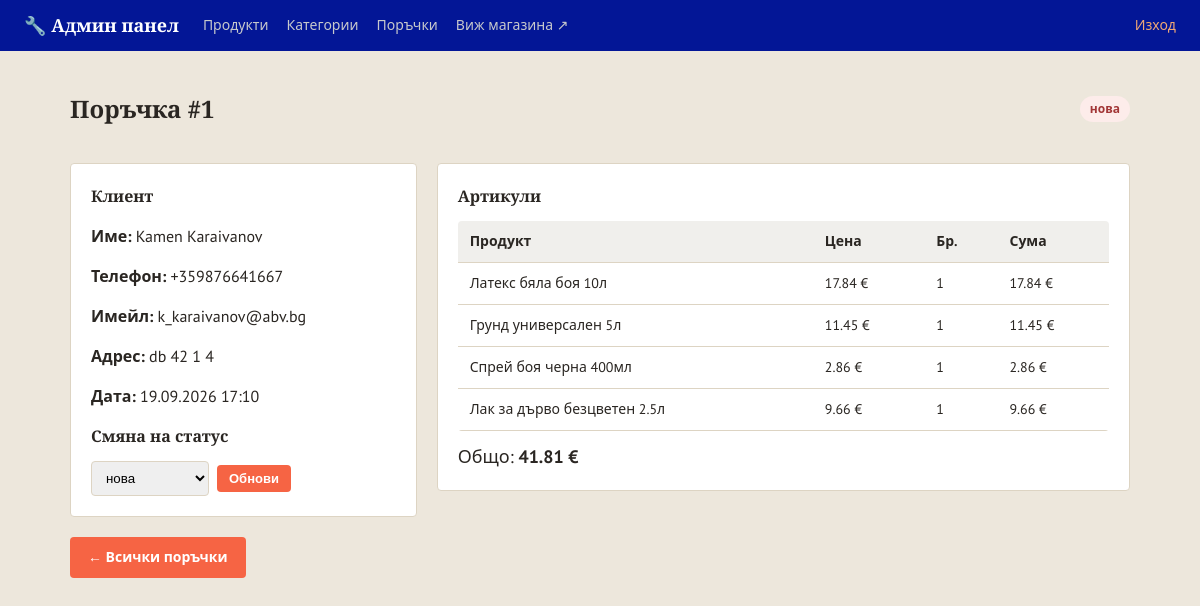
Before: /admin/orders/1 (signed in) with the older database file.
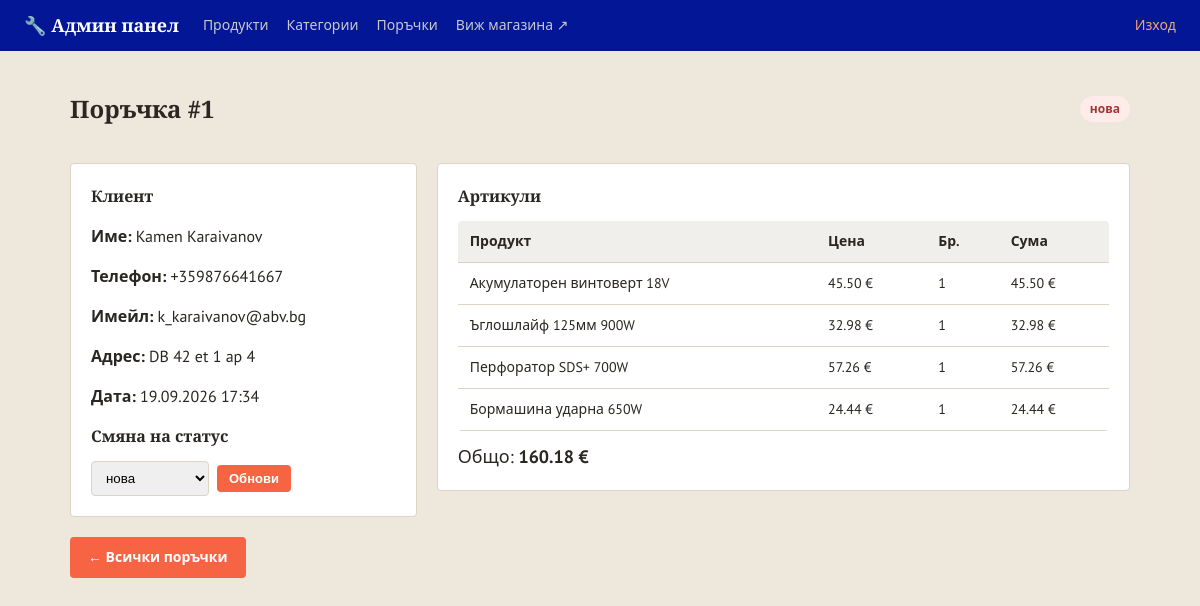
After: the same page with the newer database file.
### models.py (models this page shows)
class Order(db.Model):
    __tablename__ = 'orders'
    STATUSES = ['нова', 'в обработка', 'изпратена', 'завършена', 'отказана']
    id = db.Column(db.Integer, primary_key=True)
    customer_name = db.Column(db.String(150), nullable=False)
    phone = db.Column(db.String(50), nullable=False)
    address = db.Column(db.String(300), nullable=False)
    email = db.Column(db.String(150), default='')
    total = db.Column(db.Float, nullable=False)
    status = db.Column(db.String(30), default='нова', nullable=False)
    created_at = db.Column(db.DateTime, default=datetime.utcnow)
    items = db.relationship('OrderItem', backref='order', lazy=True)

class OrderItem(db.Model):
    __tablename__ = 'order_items'
    id = db.Column(db.Integer, primary_key=True)
    order_id = db.Column(db.Integer, db.ForeignKey('orders.id'), nullable=False)
    product_id = db.Column(db.Integer, db.ForeignKey('products.id'), nullable=True)
    product_name = db.Column(db.String(200), nullable=False)
    price = db.Column(db.Float, nullable=False)
    qty = db.Column(db.Integer, nullable=False)
    @property
    def subtotal(self):
        return self.price * self.qty

### app.py (the view)
@app.route('/admin/orders/<int:order_id>')
@admin_required
def admin_order_detail(order_id):
    order = Order.query.get_or_404(order_id)
    return render_template('admin/order_detail.html', order=order, statuses=Order.STATUSES)

### app.py (called while the page is built)
@app.context_processor
def inject_whatsapp_number():
    return {'whatsapp_number': app.config['WHATSAPP_NUMBER'], 'asset_version': app.config['ASSET_VERSION']}

@app.context_processor
def inject_category_icons():
    return {'category_icons': CATEGORY_ICONS}

def admin_required(view_func):
    @wraps(view_func)
    def wrapper(*args, **kwargs):
        if not session.get('is_admin'):
            flash('Моля, влезте в системата.', 'error')
            return redirect(url_for('admin_login', next=request.path))
        return view_func(*args, **kwargs)
    return wrapper

### templates/admin/order_detail.html (shortened to what this page needs)
{% extends 'admin/base.html' %}
{% block content %}
<div class="admin-header-row">
    <h1 class="page-title">Поръчка #{{ order.id }}</h1>
    <span class="status-badge status-{{ order.status | replace(' ', '-') }}">{{ order.status }}</span>
</div>
<div class="order-detail-grid">
    <div class="admin-panel">
        <h2>Клиент</h2>
        <p><strong>Име:</strong> {{ order.customer_name }}</p>
        <p><strong>Телефон:</strong> {{ order.phone }}</p>
        {% if order.email %}<p><strong>Имейл:</strong> {{ order.email }}</p>{% endif %}
        <p><strong>Адрес:</strong> {{ order.address }}</p>
        <p><strong>Дата:</strong> {{ order.created_at.strftime('%d.%m.%Y %H:%M') }}</p>
        <h2>Смяна на статус</h2>
        <form action="{{ url_for('admin_order_status', order_id=order.id) }}" method="post" class="status-change-form">
            <select name="status">
                {% for s in statuses %}
                <option value="{{ s }}" {% if s == order.status %}selected{% endif %}>{{ s }}</option>
                {% endfor %}
            </select>
            <button type="submit" class="btn btn-small">Обнови</button>
        </form>
    </div>
    <div class="admin-panel">
        <h2>Артикули</h2>
        <table class="admin-table">
            <thead>
                <tr>
                    <th>Продукт</th>
                    <th>Цена</th>
                    <th>Бр.</th>
                    <th>Сума</th>
                </tr>
            </thead>
            <tbody>
                {% for item in order.items %}
                <tr>
                    <td>{{ item.product_name }}</td>
                    <td>{{ '%.2f'|format(item.price) }} €</td>
                    <td>{{ item.qty }}</td>
                    <td>{{ '%.2f'|format(item.subtotal) }} €</td>
                </tr>
                {% endfor %}
            </tbody>
        </table>
        <div class="cart-total" style="margin-top:12px;">Общо: <strong>{{ '%.2f'|format(order.total) }} €</strong></div>
    </div>
</div>
<a href="{{ url_for('admin_orders') }}" class="btn btn-secondary" style="margin-top:20px;display:inline-block;">← Всички поръчки</a>
{% endblock %}

### templates/admin/base.html (shortened to what this page needs)
<!DOCTYPE html>
<html lang="bg">
<head>
    <link rel="stylesheet" href="{{ url_for('static', filename='css/style.css') }}?v={{ asset_version }}">
    <link rel="stylesheet" href="{{ url_for('static', filename='css/admin.css') }}?v={{ asset_version }}">
    <link type="text/css" rel="stylesheet" href="{{ url_for('static',filename='css/style.css') }}"/>
</head>
<body class="admin-body">
<header class="admin-topbar">
    <a href="{{ url_for('admin_dashboard') }}" class="brand">🔧 Админ панел</a>
    <nav class="admin-nav">
        <a href="{{ url_for('admin_dashboard') }}">Продукти</a>
        <a href="{{ url_for('admin_categories') }}">Категории</a>
        <a href="{{ url_for('admin_orders') }}">Поръчки</a>
        <a href="{{ url_for('index') }}" target="_blank">Виж магазина ↗</a>
    </nav>
    <a href="{{ url_for('admin_logout') }}" class="admin-logout">Изход</a>
</header>
<main class="admin-container">
    {% block content %}{% endblock %}
</main>
</body>
</html>

### static/css/style.css (style rules this page uses)
:root { --steel: #0623e8; --steel-dark: #031696; --accent: #f66444; --accent-dark: #bf4e35; --highlight: #d9a441; --bg: #ede7dc; --card-bg: #ffffff; --border: #ddd4c3; --text: #2a2622; --text-light: #766f62; --success: #4b7a51; --danger: #a23636; --radius: 4px; }
* { box-sizing: border-box; }
body { margin: 0; font-family: 'PT Sans', 'Segoe UI', Roboto, Arial, sans-serif; background: var(--bg); color: var(--text); line-height: 1.5; }
h1, h2, h3, .brand, .hero h1 { font-family: 'Bitter', Georgia, serif; }
a { color: inherit; text-decoration: none; }
.brand { font-size: 22px; font-weight: 700; color: #fff; white-space: nowrap; display: flex; align-items: center; gap: 10px; }
.page-title { font-size: 24px; margin-bottom: 16px; }
.btn { display: inline-block; background: var(--accent); color: #fff; border: none; padding: 10px 18px; border-radius: var(--radius); font-weight: 600; cursor: pointer; font-size: 14px; }
.btn-small { padding: 6px 12px; font-size: 13px; }
.cart-total { font-size: 18px; }

### static/css/admin.css (style rules this page uses)
.admin-body { background: var(--bg); }
.admin-topbar { background: var(--steel-dark); color: #fff; display: flex; align-items: center; gap: 24px; padding: 12px 24px; }
.admin-topbar .brand { color: #fff; font-size: 18px; font-weight: 700; }
.admin-nav { display: flex; gap: 18px; flex: 1; }
.admin-nav a { color: #c7c9cc; font-size: 14px; }
.admin-logout { color: #f0a875; font-size: 14px; }
.admin-container { max-width: 1100px; margin: 0 auto; padding: 24px 20px 60px; }
.admin-header-row { display: flex; align-items: center; justify-content: space-between; margin-bottom: 20px; }
.admin-table { width: 100%; border-collapse: collapse; background: var(--card-bg); border-radius: var(--radius); overflow: hidden; }
.admin-table th, .admin-table td { padding: 10px 12px; border-bottom: 1px solid var(--border); text-align: left; font-size: 14px; }
.admin-table th { background: #f0efec; }
.btn-secondary { background: #e2e0dc; color: var(--text); }
.status-badge { display: inline-block; padding: 4px 10px; border-radius: 20px; font-size: 12px; font-weight: 700; white-space: nowrap; }
.status-badge.status-нова, .status-chip.status-нова { background: #fdecea; color: var(--danger); }
.status-change-form { display: flex; gap: 8px; align-items: center; margin-top: 10px; }
.status-change-form select { padding: 8px 10px; border: 1px solid var(--border); border-radius: var(--radius); }
.order-detail-grid { display: grid; grid-template-columns: 1fr 2fr; gap: 20px; align-items: start; }
.admin-panel { background: var(--card-bg); border: 1px solid var(--border); border-radius: var(--radius); padding: 20px; }
.admin-panel h2 { font-size: 16px; margin-top: 0; }

Changed rows visible on the page:
changed Order "Kamen Karaivanov": address "db 42 1 4" → "DB 42 et 1 ap 4"; created_at "19.09.2026 17:10" → "19.09.2026 17:34"; total "41.81" → "160.18"
changed OrderItem: product_name "Латекс бяла боя 10л" → "Акумулаторен винтоверт 18V"; price "17.84" → "45.50"; subtotal "17.84" → "45.50"
changed OrderItem: product_name "Грунд универсален 5л" → "Ъглошлайф 125мм 900W"; price "11.45" → "32.98"; subtotal "11.45" → "32.98"
changed OrderItem: product_name "Спрей боя черна 400мл" → "Перфоратор SDS+ 700W"; price "2.86" → "57.26"; subtotal "2.86" → "57.26"
changed OrderItem: product_name "Лак за дърво безцветен 2.5л" → "Бормашина ударна 650W"; price "9.66" → "24.44"; subtotal "9.66" → "24.44"
